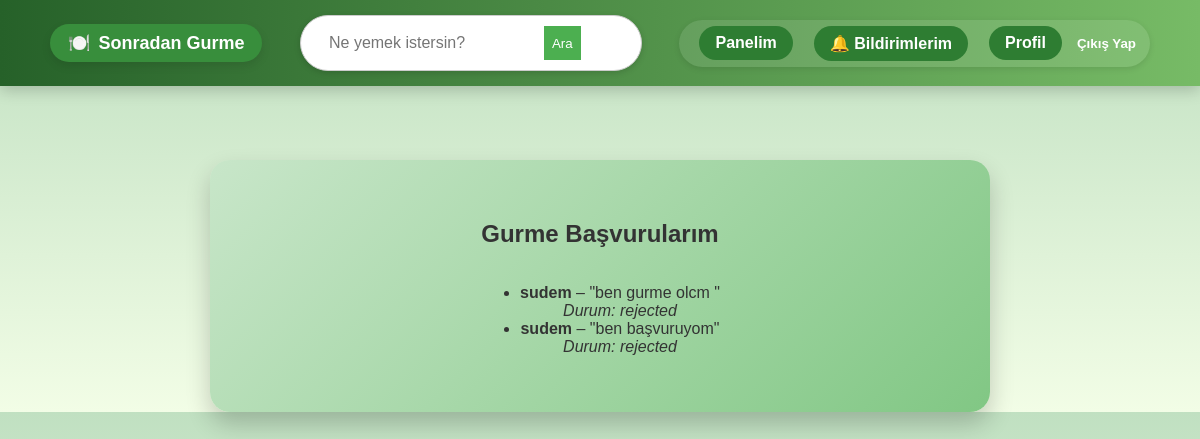
Screenshot of /sgapp/basvurularim/ (signed in) with the database file from the repository.
### sgapp/models.py (models this page shows, shortened)
class Application(models.Model):
    user = models.ForeignKey(User, on_delete=models.CASCADE)
    message = models.TextField()
    status = models.CharField(max_length=20, choices=[
        ('pending', 'Beklemede'),
        ('approved', 'Onaylandı'),
        ('rejected', 'Reddedildi'),
    ], default='pending')

class User(AbstractUser):
    ROLE_CHOICES = (
        ('normal', 'Normal Kullanıcı'),
        ('gurme', 'Gurme'),
        ('moderator', 'Moderatör'),
    )
    role = models.CharField(max_length=10, choices=ROLE_CHOICES, default='normal')
    bio = models.TextField(blank=True)
    profile_picture = models.ImageField(upload_to='profiles/', null=True, blank=True)
    favorite_dish = models.CharField(max_length=100, blank=True, null=True)

### sgapp/views.py (the view)
# urls.py: path('basvurularim/', views.kullanici_basvurularim, name='kullanici-basvurularim'),
@login_required
def kullanici_basvurularim(request):
    my_applications = Application.objects.filter(user=request.user)
    return render(request, 'kullanici_basvurularim.html', {'applications': my_applications})

### sgapp/context_processors.py (called while the page is built, shortened)
def moderator_bildirimler(request):
    return {}

### templates/kullanici_basvurularim.html
{% extends 'base.html' %}
{% block content %}
<div class="welcome-container">
    <h2>Gurme Başvurularım</h2>
    {% if applications %}
        <ul>
            {% for app in applications %}
                <li>
                    <strong>{{ app.user.username }}</strong> –
                    "{{ app.message }}" <br>
                    <em>Durum: {{ app.status }}</em>
                </li>
            {% endfor %}
        </ul>
    {% else %}
        <p>Henüz bir başvurun bulunmuyor sudecim 💛💙</p>
    {% endif %}
</div>
{% endblock %}

### static/css/styles.css (style rules this page uses)
body { font-family: 'Poppins', sans-serif; background: linear-gradient(to bottom, #c0e0c1, #f2fde6); color: #333; margin: 0; padding: 0; display: flex; flex-direction: column; align-items: center; }
.login-container, .register-container, .profile-container, .welcome-container { background: linear-gradient(135deg, #c8e6c9, #81c784); padding: 40px; border-radius: 20px; box-shadow: 0px 12px 25px rgba(0, 0, 0, 0.2); max-width: 500px; width: 90%; margin-top: 160px; display: flex; flex-direction: column; align-items: center; text-align: center; }
.welcome-container { max-width: 700px; }

### rows the page displays
Application: user.username "sudem", message "ben gurme olcm", status "rejected"
Application: user.username "sudem", message "ben başvuruyom", status "rejected"
